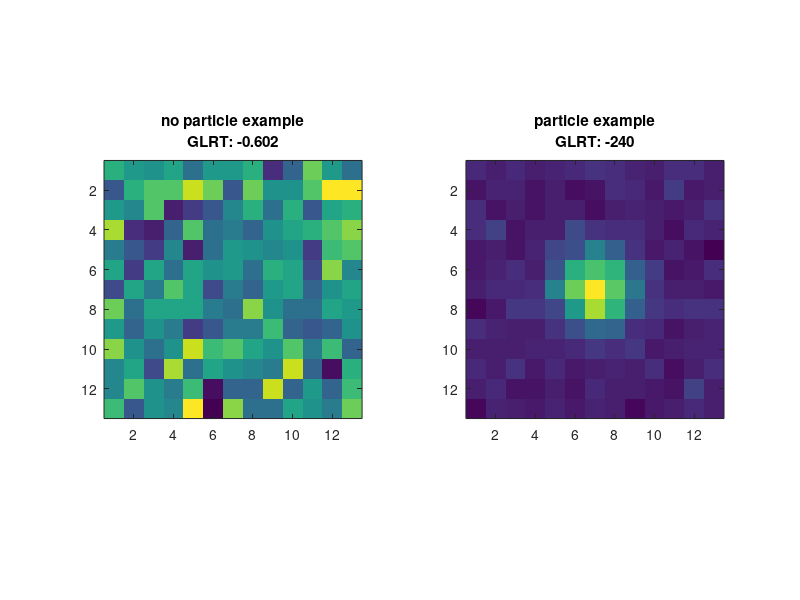

Recreate this plot in MATLAB.
function main()
%MAIN minimal implementation of GLRT
%   now for the implementation to give a better feeling I will first build
%   2 example images, one containing only noise and another containing a
%   particle in the middle. For the particle I just use a gaussian
%   approximation to the PSF.

% lets agree on a ROI size of 13 x 13
ROIsize = [13,13];

% ROI image containing noise
imRand = uint16(ones(ROIsize).*20);
imRand = imnoise(imRand,'poisson');

% ROI image containing a gaussian spot on its center with some noise. For
% this I first build a gaussian with appropriate dimentions - G. For a
% water immersion obj the best-fit gasuss to the PSF has: sigma = 0.25
% wavelength / NA
% emission wavelength
emWave   = 600; % in nm
% objective NA
objNA    = 1.2;
% sigma of gaussian in nm
sigma_nm = 0.25 * emWave/objNA;
% typical pixel size for SR microscopy
pxSizeNm = 100;
% sigma of gaussian in pixels
sigma_px = sigma_nm / pxSizeNm;
% get input for my 2D gaussian function generator
xid = 1:ROIsize(1);
yid = 1:ROIsize(2);
% gaussian PSF will be in the middle of the ROI
pos = [mean(xid),mean(yid)];
% gaussian PSF, see end of file for the function definition
[G] = gaus2D(pos, [sigma_px, sigma_px], xid,yid,1);
% create image and add noise
imParticle = G.*150+20;
imParticle = uint16(imParticle);
imParticle = imnoise(imParticle,'poisson');
%%
testROI = cat(3,imRand,imParticle);
LRT = zeros(1,2);
for i = 1:2
    im = testROI(:,:,i);
    im = double(im);
    assert(size(im,1)==size(im,2),'ROI must be squared')
    % get size of ROI
    ws = size(im,1);
    N   = ws^2;
    % calculation of G_bar and sGbar2.
    % get model gaussian, a bit redundant but good to have it here also
    % get input for my 2D gaussian function generator
    xid = 1:ws;
    yid = 1:ws;
    % gaussian PSF will be in the middle of the ROI
    pos = [mean(xid),mean(yid)];
    % gaussian PSF -  note that sigma_px is a input given to the GLRT
    [G] = gaus2D(pos, [sigma_px, sigma_px], xid,yid,1);
    %       Mean of the gaussian PSF
    G_mean  = mean(G(:));
    %       G bar: gaussian PSF minus its mean
    G_bar = G - G_mean;
    %       sum of G bar squared
    sGbar2 = sum(sum(G_bar.^2));
    %       convolution of the image with G_bar
    imConv = sum(sum(G_bar.*im));
    %       calculation of I_hat
    I_hat  = imConv/sGbar2;
    %       denominator, which depends on how good it fits
    %       to random noise
    den = var(im(:))*N;
    %   calculation of the difference betwen the likelihood
    %   of having the data explained by random noise or by
    %   a gaussian. L(H_0)-L(H_1)
    LRT(i) = ( (N)/2 ) * (log(1-((I_hat^2 * sGbar2)/den)));
                   
end

figure(1)
subplot(1,2,1)
imagesc(imRand)
axis image
title({'no particle example',['GLRT: ' num2str(LRT(1),3)]})

subplot(1,2,2)
imagesc(imParticle)
axis image
title({'particle example',['GLRT: ' num2str(LRT(2),3)]})

end

function [G] = gaus2D(pos, sig, xid,yid,maxCount)
    %Simple 2D gaussian, just to make the code easier to read
    switch nargin
        case 4
            A = 100;
        case 5
            A = maxCount;
        otherwise
            error('Not enough input');
    end

    % due to the way meshgrid works y comes first and x second. this because I
    % want x to be the first dimention of my array and y the second
    [y,x] = meshgrid(xid,yid);
    sigX = sig(1);
    sigY = sig(2);
    x0 = pos(1);
    y0 = pos(2);

    xPart = ((x-x0).^2) ./ (2*sigX^2);
    yPart = ((y-y0).^2) ./ (2*sigY^2);


    G = A.*exp( -(xPart + yPart));

end